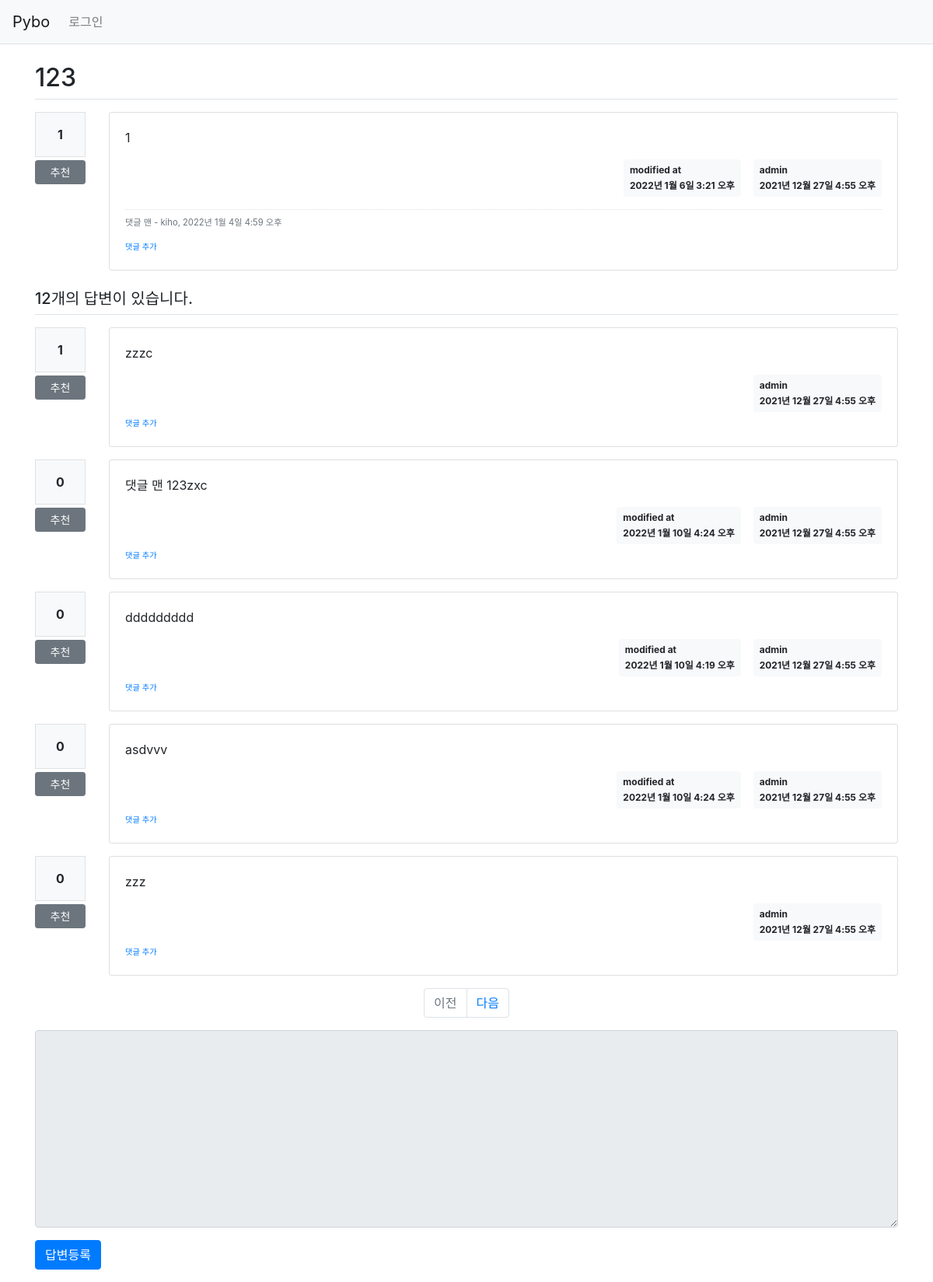
The page /pybo/307/ on the database its author committed.
### pybo/models.py (models this page shows, shortened)
class Question(models.Model):
    subject = models.CharField(max_length=200)  # 글자 수 제한하려면 charField
    content = models.TextField()  # 글자수 제한 X
    create_date = models.DateTimeField()  # 시간
    modify_date = models.DateTimeField(null=True, blank=True)  # blank = True 로 form.is_valid에서 오류 X
    author = models.ForeignKey(User, on_delete=models.CASCADE,  # 작성자는 User를 외래키로 받음.
                               related_name='author_question')
    voter = models.ManyToManyField(User, related_name='voter_question')

class Comment(models.Model):
    author = models.ForeignKey(User, on_delete=models.CASCADE)
    content = models.TextField()
    create_date = models.DateTimeField()
    modify_date = models.DateTimeField(null=True, blank=True)
    question = models.ForeignKey(Question, null=True, blank=True, on_delete=models.CASCADE)
    answer = models.ForeignKey(Answer, null=True, blank=True, on_delete=models.CASCADE)

class Answer(models.Model):
    question = models.ForeignKey(Question, on_delete=models.CASCADE)  # 질문에 대한 답변이므로 foreinkey , 질문과 함께 삭제
    content = models.TextField()
    create_date = models.DateTimeField()
    modify_date = models.DateTimeField(null=True, blank=True)
    author = models.ForeignKey(User, on_delete=models.CASCADE,
                               related_name='author_answer')
    voter = models.ManyToManyField(User, related_name='voter_answer')

### pybo/views/base_views.py (the view)
# urls.py: path('<int:question_id>/', base_views.detail,name = 'detail'),
def detail(request,question_id):  # 질문 상세 화면
    page = request.GET.get('page',1)
    question = get_object_or_404(Question, pk=question_id)  # Qustion 모델에서 get으로 전달받은 question_id가 없으면 404 발생시킴
    answer_list = question.answer_set.all().annotate(num_voter = Count('voter')).order_by('-num_voter')
    paginator = Paginator(answer_list,5)
    page_obj = paginator.get_page(page)
    context = {'question': question,'answer_list':page_obj,'page':page}
    return render(request, 'pybo/question_detail.html', context)

### pybo/templatetags/pybo_filter.py (called while the page is built)
@register.filter()
def mark(value):
    extensions = ['nl2br','fenced_code']  # 줄바꿈 문자를<br>로
    return mark_safe(markdown.markdown(value,extensions=extensions))

### templates/pybo/question_detail.html (shortened to what this page needs)
{% extends 'base.html' %}
{% load pybo_filter %}
{% block content %}
<div class="container my-3">
    <h2 class="border-bottom py-2">{{ question.subject }}</h2>
    <div class="row my-3">
        <div class="col-1">
            <div class="bg-light text-center p-3 border font-weight-bolder mb-1">
                {{ question.voter.count }}
            </div>
            <a href="#" data-uri="{% url 'pybo:vote_question' question.id %}"
               class="recommend btn btn-sm btn-secondary btn-block my-1">추천</a>
        </div>
        <div class="col-11">
            <div class="card">
                <div class="card-body">
                    <div class="card-text" style="white-space: pre-line;">{{ question.content|mark }}</div>
                    <div class="d-flex justify-content-end">
                        {% if question.modify_date %}
                        <div class="badge badge-light p-2 text-left mx-3">
                            <div class="mb-2">modified at</div>
                            <div>{{ question.modify_date }}</div>
                        </div>
                        {% endif %}
                        <div class="badge badge-light p-2 text-left">
                            <div class="mb-2">{{ question.author.username }}</div>
                            <div>{{ question.create_date }}</div>
                        </div>
                    </div>
                    {% if question.comment_set.count > 0 %}
                    <div class="mt-3">
                        {% for comment in question.comment_set.all %}
                            <div class="comment py-2 text-muted">
                                <span style="white-space: pre-line;">{{ comment.content }}</span>
                                <span>
                                    - {{ comment.author }}, {{ comment.create_date }}
                                </span>
                            </div>
                        {% endfor %}
                    </div>
                    {% endif %}
                    <div>
                        <a href="{% url 'pybo:comment_create_question' question.id %}"
                           class="small"><small>댓글 추가</small></a>
                    </div>
                </div>
            </div>
        </div>
    </div>
    <h5 class="border-bottom my-3 py-2">{{question.answer_set.count}}개의 답변이 있습니다.</h5>
    {% for answer in answer_list %}
    <div class="row my-3">
        <div class="col-1">
            <div class="bg-light text-center p-3 border font-weight-bolder mb-1">
                {{ answer.voter.count }}
            </div>
            <a href="#" data-uri="{% url 'pybo:vote_answer' answer.id %}"
            class="recommend btn btn-sm btn-secondary btn-block my-1">추천</a>
        </div>
    <div class="col-11">
        <div class="card">
            <div class="card-body">
                <div class="card-text" style="white-space: pre-line;">{{ answer.content|mark }}</div>
                <div class="d-flex justify-content-end">
                    {% if answer.modify_date %}
                    <div class="badge badge-light p-2 text-left mx-3">
                        <div class="mb-2">modified at</div>
                        <div>{{ answer.modify_date }}</div>
                    </div>
                    {% endif %}
                    <div class="badge badge-light p-2 text-left">
                        <div class="mb-2">{{ question.author.username }}</div>
                        <div>{{ question.create_date }}</div>
                    </div>
                </div>
                <div>
                    <a href="{% url 'pybo:comment_create_answer' answer.id %}" class="small"><small>댓글 추가</small></a>
                </div>
               </div>
             </div>
        </div>
    </div>
    {% endfor %}
    <form action="{% url 'pybo:answer_create' question.id %}" method="post" class="my-3">
        <ul class="pagination justify-content-center">
            {% if answer_list.has_previous %}
            <li class="page-item">
                <a class="page-link"
                   data-page="{{ answer_list.previous_page_number }}"
                   href="#">
                    이전
                </a>
            </li>
            {% else %}
            <li class="page-item disabled">
                <a class="page-link" tabindex="-1" aria-disabled="true" href="#">
                    이전
                </a>
            </li>
            {% endif %}
            {% if answer_list.has_next %}
            <li class="page-item">
                <a class="page-link"
                   data-page="{{ answer_list.next_page_number }}" href="#">
                    다음
                </a>
            </li>
            {% else %}
            <li class="page-item disabled">
                <a class="page-link" tabindex="-1" aria-disabled="true" href="#">
                    다음
                </a>
            </li>
            {% endif %}
        </ul>
        <div class="form-group">
            <textarea name="content" id="content"
                      {% if not user.is_authenticated %}disabled{% endif %}
                      class="form-control" rows="10"></textarea>
        </div>
        <input type="submit" value="답변등록" class="btn btn-primary">
    </form>
</div>
{% endblock %}

### static/style.css (style rules this page uses)
.comment { border-top:dotted 1px #ddd; font-size:0.7em; }

### rows shown on the page
Question: subject "123", voter.count "1", content|mark "1", modify_date "2022년 1월 6일 3:21 오후", author.username "admin", create_date "2021년 12월 27일 4:55 오후", answer_set.count "12"
Comment: content "댓글 맨", author "kiho", create_date "2022년 1월 4일 4:59 오후"
Answer: voter.count "1", content|mark "zzzc"
Answer: voter.count "0", content|mark "댓글 맨 123zxc", modify_date "2022년 1월 10일 4:24 오후"
Answer: voter.count "0", content|mark "ddddddddd", modify_date "2022년 1월 10일 4:19 오후"
Answer: voter.count "0", content|mark "asdvvv", modify_date "2022년 1월 10일 4:24 오후"
Answer: voter.count "0", content|mark "zzz"
